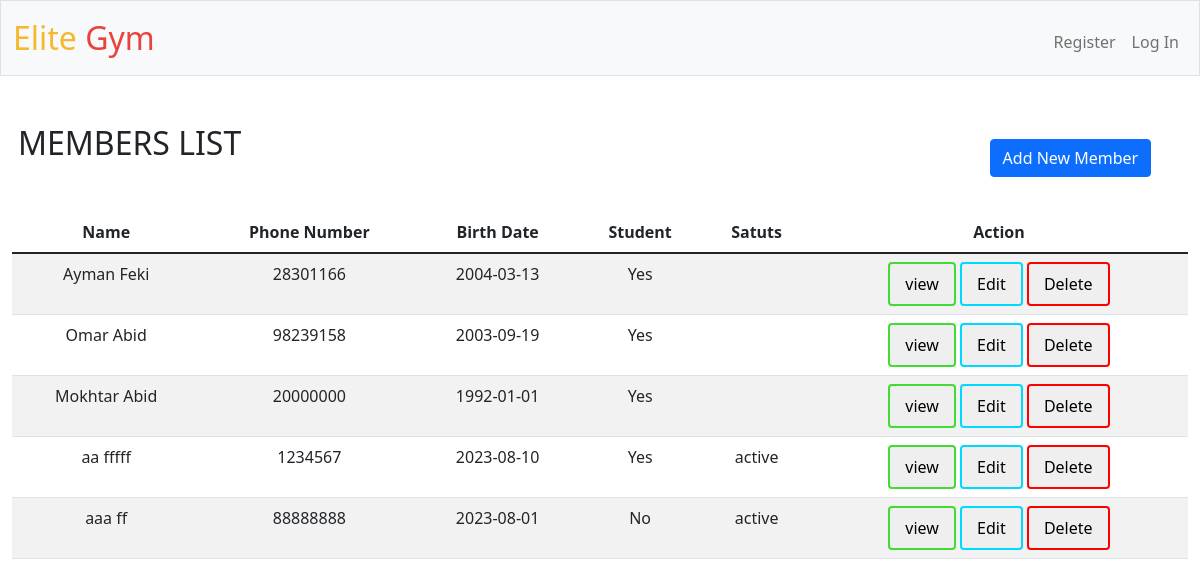
The app's page /members, older data.
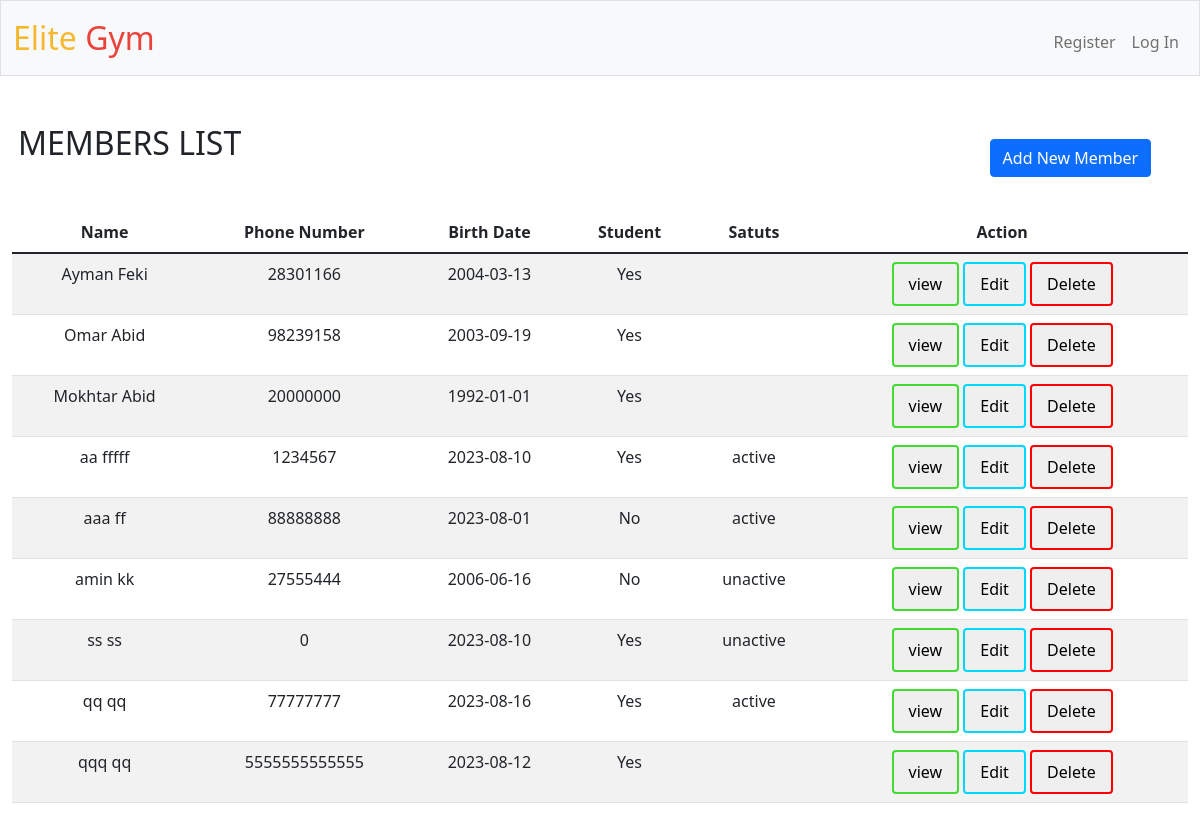
The same page, newer data.
### tables this page shows
CREATE TABLE client(
    cl_id           INTEGER   PRIMARY KEY AUTOINCREMENT,
    cl_Fname        TEXT      NOT NULL,
    cl_Lname        TEXT      NOT NULL,
    cl_num          INTEGER   UNIQUE
                              NOT NULL,
    cl_BD           TEXT,
    student         TEXT,
    CONSTRAINT CK_MEMBERSHIP CHECK (student IN ('yes', 'no', 'YES', 'NO', 'Yes', 'No') ) 
);

CREATE TABLE 'membership' (
    m_id INTEGER PRIMARY KEY AUTOINCREMENT,
    cl_id INTEGER REFERENCES client(cl_id) ON DELETE CASCADE,
    sp_id INTEGER REFERENCES sport(sp_id) ON DELETE SET NULL,
    m_type varchar(20)  NOT NULL,'duration' INTEGER NOT NULL,
    price INTEGER NOT NULL,
    starts_at DATE,
    ends_at DATE,
    m_status varchar(20),
    benefits TEXT);

### app.py (the view)
@app.route("/members", methods=["GET", "POST"])
def members():
    moment = datetime.datetime.now().strftime('%Y-%m-%d %H:%M:%S')
    clients=db.execute("select cl_id,cl_Fname,cl_Lname,cl_num,cl_BD,student from client;")
    sport=db.execute("select sp_name from sport;")
    membership=db.execute("select m_id,cl_id,sp_id,ends_at from membership;")
    if request.method == "POST":
        if (not request.form.get("cl_num").isnumeric()) or len(request.form.get("cl_num"))<8:
            return render_template('members.html', message1="phone number invalid",clients=clients,sport=sport,membership=membership,moment=moment)
        number=db.execute("select cl_Fname from client where cl_num=?;",request.form.get("cl_num"))
        if len(number)>0:
            return render_template('members.html', message3="phone number already exist",clients=clients,sport=sport,membership=membership,moment=moment)
        db.execute(
                "insert into client (cl_Fname,cl_Lname,cl_num,cl_BD,student) values(?,?,?,?,?)",
                request.form.get("cl_Fname"),
                request.form.get("cl_Lname"),
                int(request.form.get("cl_num")),
                request.form.get("cl_BD"),
                request.form.get("student")
            )
        clients=db.execute("select cl_Fname,cl_Lname,cl_num,cl_BD,student from client;")
        if (not request.form.get("sp_name")) and (not request.form.get("m_type"))  and  (not request.form.get("duration")) and (not request.form.get("price")) and (not request.form.get("starts_at")):
            return render_template('members.html',message2="member added successfuly",clients=clients,sport=sport,membership=membership,moment=moment)
        if (not request.form.get("sp_name")) or (not request.form.get("m_type"))  or  (not request.form.get("duration")) or (not request.form.get("price")) or (not request.form.get("starts_at")):
            return render_template('members.html',message6="member added successfuly ",message4="No membership added ! Not enough informations",clients=clients,sport=sport,membership=membership,moment=moment)
        cl_id=db.execute("select cl_id from client where cl_num=?",int(request.form.get("cl_num")))
        sp_id=db.execute("select sp_id from sport where sp_name=?",request.form.get("sp_name"))
        db.execute(
                "insert into membership (cl_id,sp_id,m_type,duration,price,starts_at,ends_at,m_status,benefits) values(?,?,?,?,?,?,date(?,'+' || ? || ' months'),?,?)",
                cl_id[0]["cl_id"],
                sp_id[0]["sp_id"],
                request.form.get("m_type"),
                int(request.form.get("duration")),
                int(request.form.get("price")),
                request.form.get("starts_at"),
                request.form.get("starts_at"),
                int(request.form.get("duration")),
                'NULL','NULL'
                )
        return render_template('members.html',message5="member and his membership added successfuly",clients=clients,sport=sport,membership=membership,moment=moment)
    else:
        return render_template('members.html',clients=clients,sport=sport,membership=membership,moment=moment)

### templates/members.html (shortened to what this page needs)
{% extends "layout.html" %}
{% block main %}
<h2>MEMBERS LIST</h2>
<button type="button" class="btn btn-primary" data-bs-toggle="modal" data-bs-target="#exampleModal" id="add">
  Add New Member
</button>
  <table class="table table-striped">
    <thead>
      <tr>
        <th scope="col">Name</th>
        <th scope="col">Phone Number</th>
        <th scope="col">Birth Date</th>
        <th scope="col">Student</th>
        <th scope="col">Satuts</th>
        <th scope="col">Action</th>
      </tr>
    </thead>
    <tbody>
      {% for client in clients %}
      <tr>
      <td> {{client.cl_Fname}} {{client.cl_Lname}}</td>
      <td> {{client.cl_num}}</td>
      <td> {{client.cl_BD}}</td>
      <td> {{client.student}}</td>
      <td>{% for m in membership %}
          {% if m.cl_id==client.cl_id %}
            {% if  moment  > m.ends_at %}
                <p>unactive</p>
            {% else %}
                <p>active</p>
            {% endif %}
          {% endif %}
          {% endfor %}
      </td>
      <td> <button type="button" class="custom-button" id="view">view</button>  <button type="button" class="custom-button" id="edit" >Edit</button>  <button type="button" id="delete" class="custom-button" >Delete</button></td>
      </tr>
      {% endfor %}
    </tbody>
  </table>
{% endblock %}

### templates/layout.html (shortened to what this page needs)
<!DOCTYPE html>
<html lang="en">
    <head>
        <link href="https://cdn.jsdelivr.net/npm/bootstrap@5.1.3/dist/css/bootstrap.min.css" rel="stylesheet">
        <link href="/static/styles.css" rel="stylesheet">
    </head>
    <body>
        <nav class="bg-light border navbar navbar-expand-md navbar-light">
            <div class="container-fluid">
                <a class="navbar-brand" href="/"><span class="yellow">Elite</span> <span class="red">Gym</span></a>
                <div class="collapse navbar-collapse" id="navbar">
                    {% if session["user_id"] %}
                        <ul class="navbar-nav me-auto mt-2">
                            <li class="nav-item"><a class="nav-link" href="/schedule">Schedule</a></li>
                            <li class="nav-item"><a class="nav-link" href="/members">Members</a></li>
                            <li class="nav-item"><a class="nav-link" href="/trainers">Trainers</a></li>
                            <li class="nav-item"><a class="nav-link" href="/history">History</a></li>
                        </ul>
                        <ul class="navbar-nav ms-auto mt-2">
                            <li class="nav-item"><a class="nav-link" href="/logout">Log Out</a></li>
                        </ul>
                    {% else %}
                        <ul class="navbar-nav ms-auto mt-2">
                            <li class="nav-item"><a class="nav-link" href="/register">Register</a></li>
                            <li class="nav-item"><a class="nav-link" href="/login">Log In</a></li>
                        </ul>
                    {% endif %}
                </div>
            </div>
        </nav>
        <main class="container-fluid py-5 text-center">
            {% block main %}{% endblock %}
        </main>
    </body>
</html>

### static/styles.css (style rules this page uses)
nav .navbar-brand { font-size: xx-large; }
nav .navbar-brand .red { color: #ea433b; }
nav .navbar-brand .yellow { color: #f5b82e; }
h2 { margin-bottom: -5%; margin-right: 80%; }
#add { margin-top: 3%; margin-bottom: 3%; margin-left:80%; }
.custom-button { color: rgb(0, 0, 0); border: none; padding: 8px 15px; text-align: center; text-decoration: none; display: inline-block; font-size: 16px; border-radius: 4px; }
#view { border: 2px solid #42db34; }
#edit { border: 2px solid #00d9ff; }
#delete { border: 2px solid #ff0000; }
td { padding:20px; }

Row changes from the older to the newer data that the page shows:
added client: cl_Fname "amin", cl_Lname "kk", cl_num "27555444", cl_BD "2006-06-16", student "No"
added membership: ends_at "unactive", shown under "amin"
added client: cl_Fname "ss", cl_Lname "ss", cl_num "0", cl_BD "2023-08-10", student "Yes"
added membership: ends_at "unactive", shown under "ss"
added client: cl_Fname "qq", cl_Lname "qq", cl_num "77777777", cl_BD "2023-08-16", student "Yes"
added membership: ends_at "active", shown under "qq"
added client: cl_Fname "qqq", cl_Lname "qq", cl_num "5555555555555", cl_BD "2023-08-12", student "Yes"
